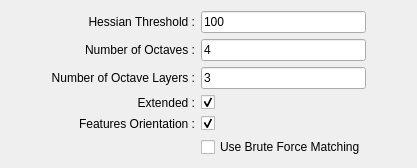
          <widget class="QWidget" name="tabSURF">
           <attribute name="title">
            <string>SURF</string>
           </attribute>
           <layout class="QGridLayout" name="gridLayout_8">
            <item row="0" column="0">
             <spacer name="horizontalSpacer_48">
              <property name="orientation">
               <enum>Qt::Horizontal</enum>
              </property>
              <property name="sizeHint" stdset="0">
               <size>
                <width>40</width>
                <height>20</height>
               </size>
              </property>
             </spacer>
            </item>
            <item row="0" column="1">
             <layout class="QGridLayout" name="surfTabs">
              <item row="4" column="1">
               <widget class="QCheckBox" name="surfUprightText">
                <property name="cursor">
                 <cursorShape>PointingHandCursor</cursorShape>
                </property>
                <property name="checked">
                 <bool>true</bool>
                </property>
               </widget>
              </item>
              <item row="3" column="0">
               <widget class="QLabel" name="surfExtendedLabel">
                <property name="text">
                 <string>Extended :</string>
                </property>
                <property name="alignment">
                 <set>Qt::AlignRight|Qt::AlignTrailing|Qt::AlignVCenter</set>
                </property>
               </widget>
              </item>
              <item row="4" column="0">
               <widget class="QLabel" name="surfUprightLabel">
                <property name="text">
                 <string>Features Orientation :</string>
                </property>
                <property name="alignment">
                 <set>Qt::AlignRight|Qt::AlignTrailing|Qt::AlignVCenter</set>
                </property>
               </widget>
              </item>
              <item row="3" column="1">
               <widget class="QCheckBox" name="surfExtendedText">
                <property name="cursor">
                 <cursorShape>PointingHandCursor</cursorShape>
                </property>
                <property name="checked">
                 <bool>true</bool>
                </property>
               </widget>
              </item>
              <item row="0" column="0">
               <widget class="QLabel" name="label_10">
                <property name="text">
                 <string>Hessian Threshold :</string>
                </property>
                <property name="alignment">
                 <set>Qt::AlignRight|Qt::AlignTrailing|Qt::AlignVCenter</set>
                </property>
               </widget>
              </item>
              <item row="0" column="1">
               <widget class="QLineEdit" name="surfHessianThreshText">
                <property name="text">
                 <string>100</string>
                </property>
               </widget>
              </item>
              <item row="1" column="1">
               <widget class="QLineEdit" name="surfNumOctavesText">
                <property name="text">
                 <string>4</string>
                </property>
               </widget>
              </item>
              <item row="1" column="0">
               <widget class="QLabel" name="label_9">
                <property name="text">
                 <string>Number of Octaves :</string>
                </property>
                <property name="alignment">
                 <set>Qt::AlignRight|Qt::AlignTrailing|Qt::AlignVCenter</set>
                </property>
               </widget>
              </item>
              <item row="2" column="0">
               <widget class="QLabel" name="label_11">
                <property name="text">
                 <string>Number of Octave Layers :</string>
                </property>
                <property name="alignment">
                 <set>Qt::AlignRight|Qt::AlignTrailing|Qt::AlignVCenter</set>
                </property>
               </widget>
              </item>
              <item row="2" column="1">
               <widget class="QLineEdit" name="surfNumOctLayersText">
                <property name="text">
                 <string>3</string>
                </property>
               </widget>
              </item>
              <item row="5" column="1">
               <widget class="QCheckBox" name="surfBruteForceCheck">
                <property name="cursor">
                 <cursorShape>PointingHandCursor</cursorShape>
                </property>
                <property name="text">
                 <string>Use Brute Force Matching</string>
                </property>
               </widget>
              </item>
             </layout>
            </item>
            <item row="0" column="2">
             <spacer name="horizontalSpacer_49">
              <property name="orientation">
               <enum>Qt::Horizontal</enum>
              </property>
              <property name="sizeHint" stdset="0">
               <size>
                <width>40</width>
                <height>20</height>
               </size>
              </property>
             </spacer>
            </item>
           </layout>
          </widget>
